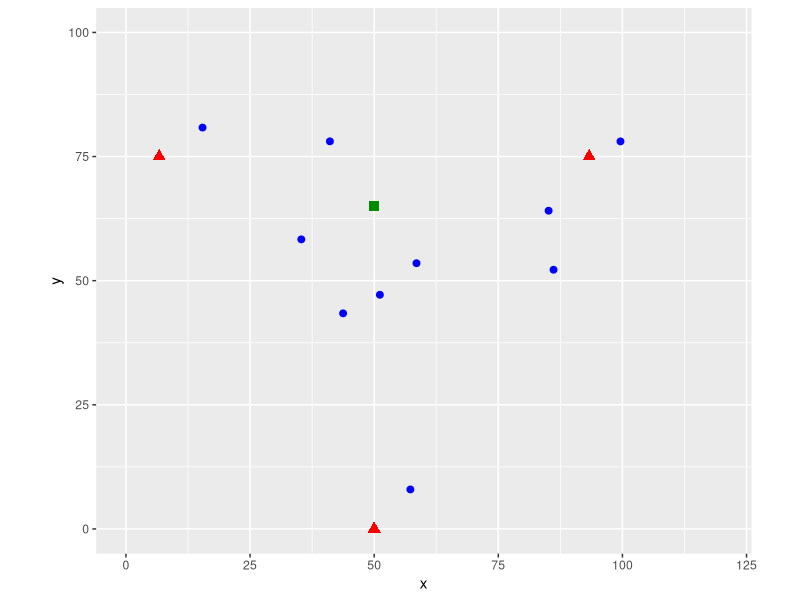
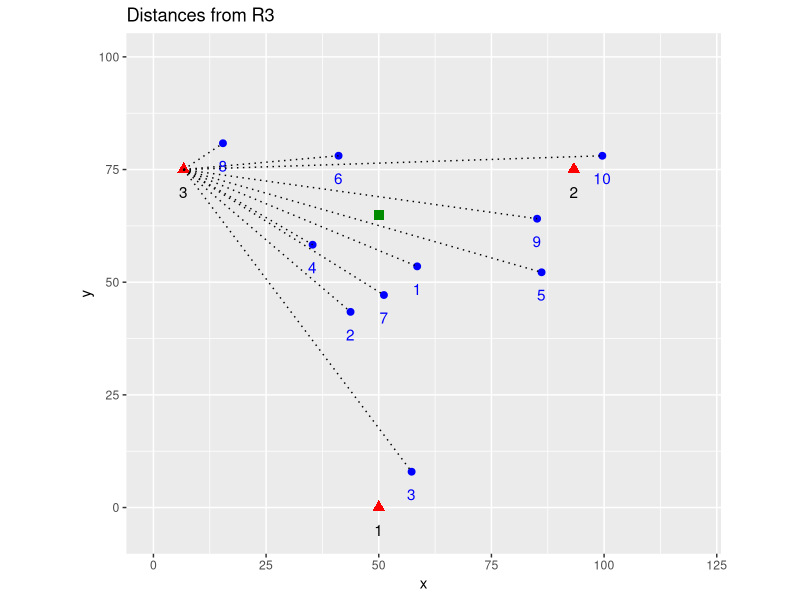
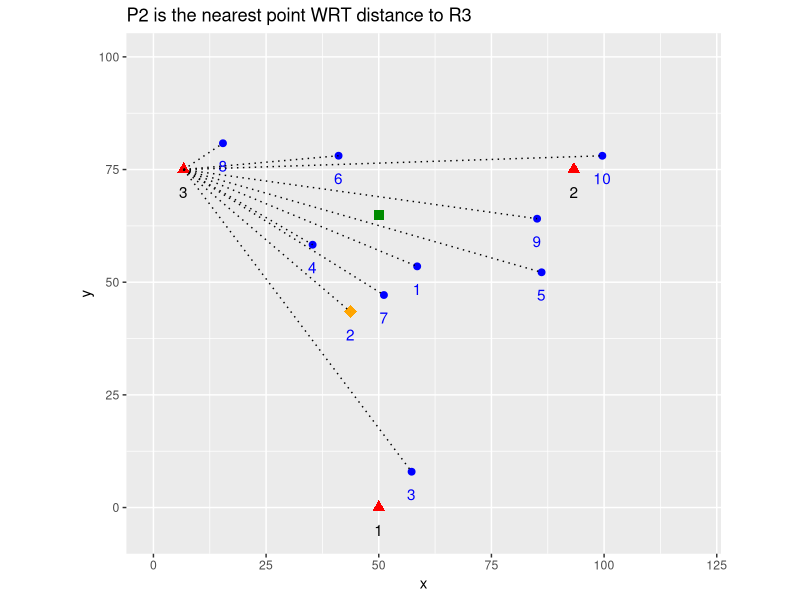
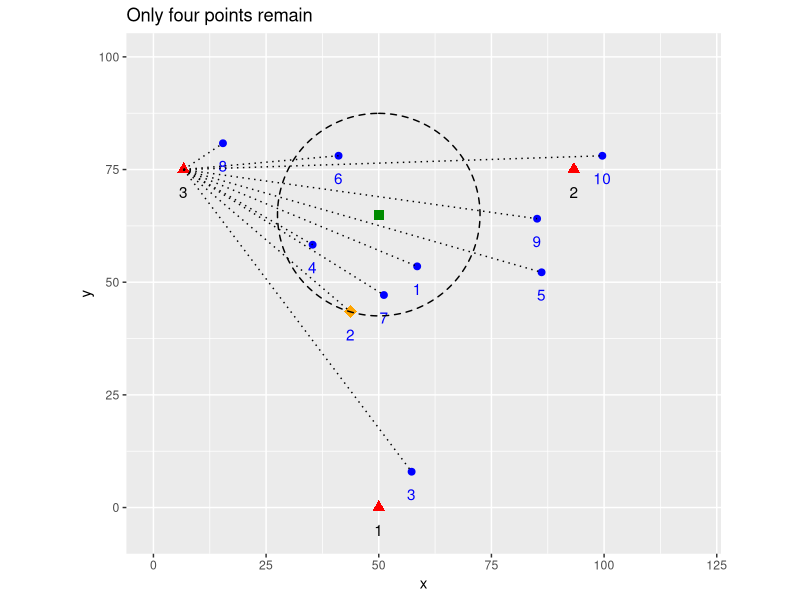
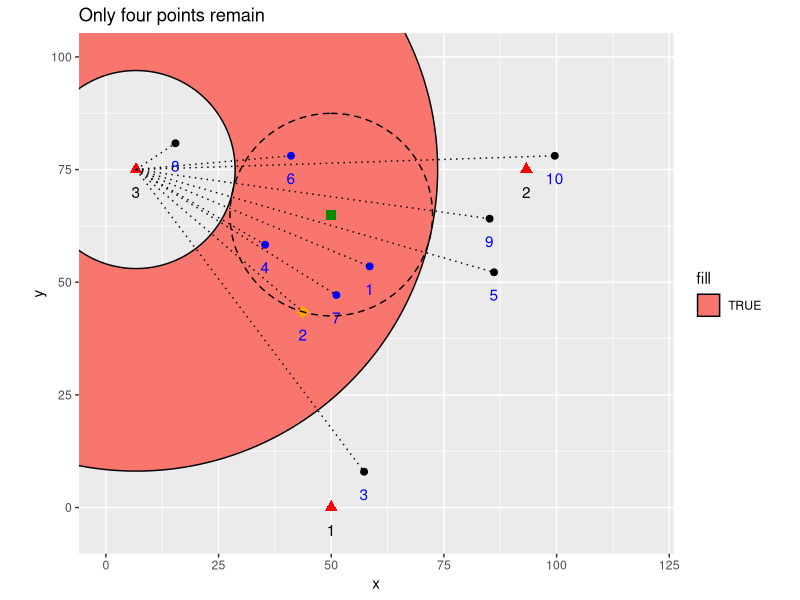
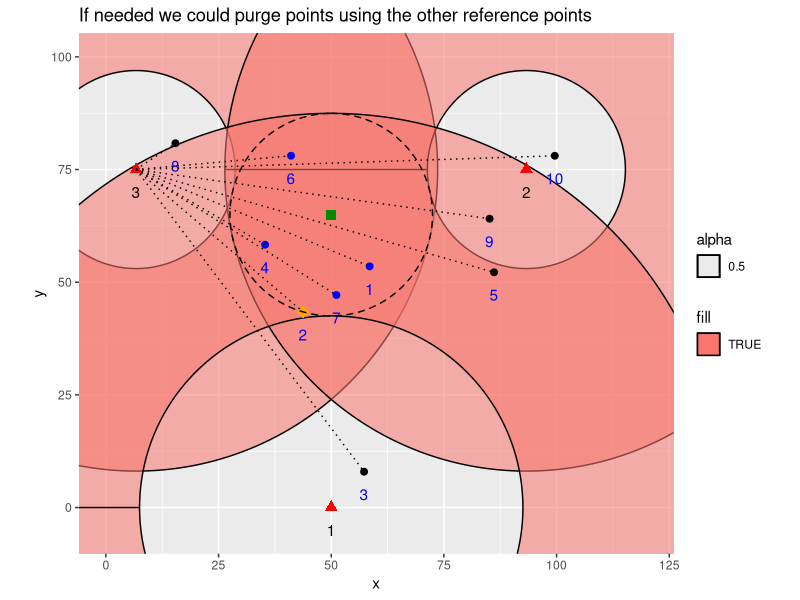
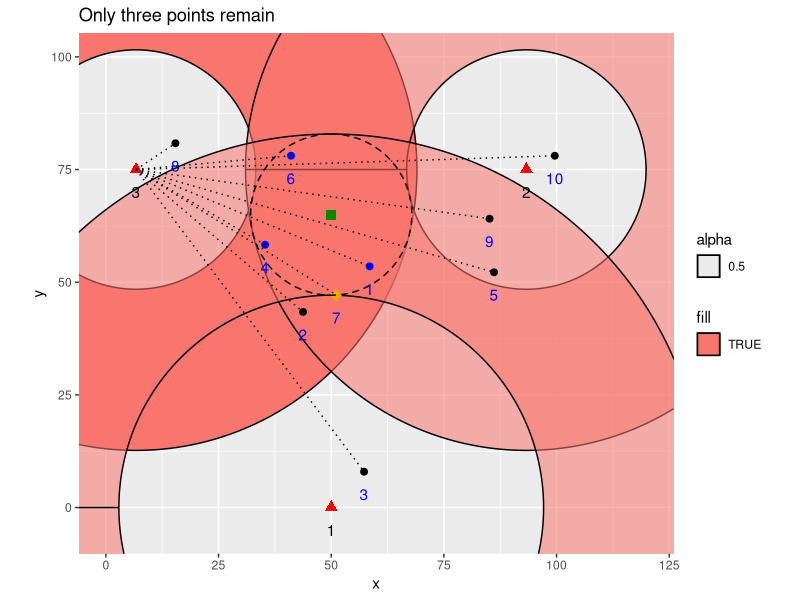
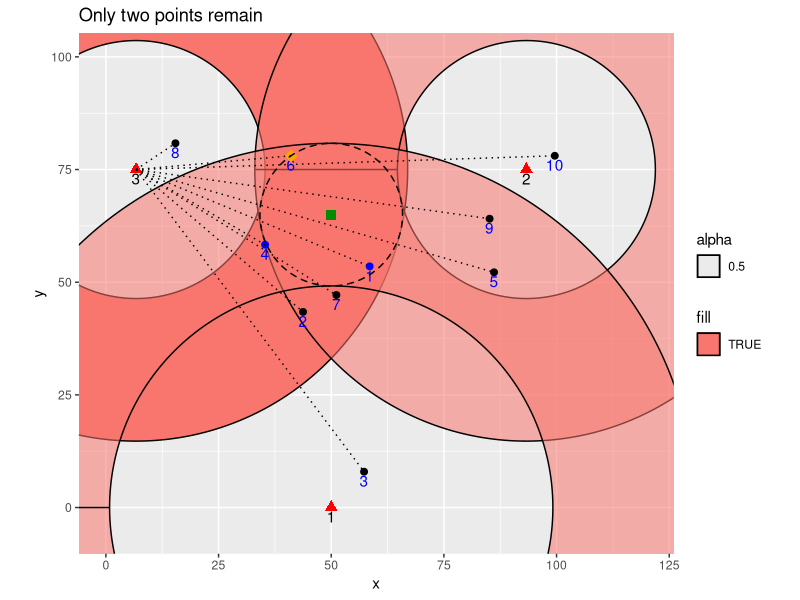

These figures' R source, in order:
library(ggplot2)

setwd("~/repos/TrilaterationIndex")

data <- read.csv('./data/point_sample_10.csv')
data <- data[,-1]
data

refpoints <- read.csv('./data/sample_ref_points.csv')
refpoints <- refpoints[,-1]
names(refpoints) <- c('A', 'x', 'y')
refpoints

querypoint <- data.frame(array(c(50, 65), dim=c(1,2)))
names(querypoint) <- c('x', 'y')
querypoint

ggplot() +
  geom_point(data=data, mapping=aes(x=x, y=y), color="blue", size=2) +
  geom_point(data=refpoints[0:3,], mapping=aes(x=x, y=y), color="red", shape="triangle", size=3) +
  geom_point(data=querypoint, mapping=aes(x=x,y=y), color="green4", shape="square", size=3) +
  coord_fixed(ratio = 1, xlim=c(0,120), ylim=c(0, 100))


ref_lines = data.frame(x=refpoints[3, 'x'], y=refpoints[3,'y'], xend=data[,'x'], yend=data[,'y'])
ref_lines

ggplot() +
  geom_point(data=data, mapping=aes(x=x, y=y), color="blue", size=2) +
  geom_text(data=data, aes(x=x, y=y, label=rownames(data)), nudge_y = -5, color="blue") +
  geom_point(data=refpoints[0:3,], mapping=aes(x=x, y=y), color="red", shape="triangle", size=3) +
  geom_text(data=refpoints[0:3,], aes(x=x, y=y, label=A), nudge_y = -5) +
  geom_point(data=querypoint, mapping=aes(x=x,y=y), color="green4", shape="square", size=3) +
  geom_segment(data=ref_lines, mapping=aes(x=x, y=y, xend=xend, yend=yend), linetype="dotted") +
  coord_fixed(ratio = 1, xlim=c(0,120), ylim=c(-5, 100)) +
  ggtitle("Distances from R3")

r3dist = apply(ref_lines, 1, function(x) sqrt((x[3]-x[1])^2 + (x[4]-x[2])^2))
data$r3dist <- r3dist
data <- data[order(data$r3dist),]
data

r1dist = apply(data, 1, function(x) sqrt((x[1] - refpoints[1,'x'])^2 + (x[2] - refpoints[1, 'y'])^2))
data$r1dist <- r1dist

r2dist = apply(data, 1, function(x) sqrt((x[1] - refpoints[2,'x'])^2 + (x[2] - refpoints[2, 'y'])^2))
data$r2dist <- r2dist

data

qdists = apply(refpoints, 1, function(x) sqrt((querypoint$x - x[2])^2 + (querypoint$y - x[3])^2))
qdists <- data.frame(array(qdists, dim=c(1,3)))
names(qdists) <- c('r1dist', 'r2dist', 'r3dist')
querypoint <- cbind(querypoint, qdists)
querypoint


#---------------------

ggplot() +
  geom_point(data=data, mapping=aes(x=x, y=y), color="blue", size=2) +
  geom_text(data=data, aes(x=x, y=y, label=rownames(data)), nudge_y = -5, color="blue") +
  geom_point(data=refpoints[0:3,], mapping=aes(x=x, y=y), color="red", shape="triangle", size=3) +
  geom_text(data=refpoints[0:3,], aes(x=x, y=y, label=A), nudge_y = -5) +
  geom_point(data=querypoint, mapping=aes(x=x,y=y), color="green4", shape="square", size=3) +
  geom_point(data=data[rownames(data)==2,], aes(x=x, y=y), color="orange", shape="diamond", size=4) +
  geom_segment(data=ref_lines, mapping=aes(x=x, y=y, xend=xend, yend=yend), linetype="dotted") +
  coord_fixed(ratio = 1, xlim=c(0,120), ylim=c(-5, 100)) +
  ggtitle("P2 is the nearest point WRT distance to R3")

data[rownames(data) %in% c(2,4,7), ]

myDist <- function(x, y) {
  # x and y must be 2D points -- (x,y) tuples i.e.: x <- c(1,2) y <- c(3,4)
  d <- sqrt((x[[1]]-y[[1]])^2+(x[[2]]-y[[2]])^2)
  return(d)
}


#------------------------
qp2dist <- myDist(c(querypoint$x, querypoint$y), c(data[rownames(data)==2, 'x'], data[rownames(data)==2, 'y']))
library(ggforce)
ggplot() +
  geom_point(data=data, mapping=aes(x=x, y=y), color="blue", size=2) +
  geom_text(data=data, aes(x=x, y=y, label=rownames(data)), nudge_y = -5, color="blue") +
  geom_point(data=refpoints[0:3,], mapping=aes(x=x, y=y), color="red", shape="triangle", size=3) +
  geom_text(data=refpoints[0:3,], aes(x=x, y=y, label=A), nudge_y = -5) +
  geom_point(data=querypoint, mapping=aes(x=x,y=y), color="green4", shape="square", size=3) +
  geom_point(data=data[rownames(data)==2,], aes(x=x, y=y), color="orange", shape="diamond", size=4) +
#  geom_point(data=data[rownames(data) %in% c(4, 7),], aes(x=x, y=y), color="pink", size=4) +
  geom_circle(aes(x0=x, y0=y, r=qp2dist), data=querypoint, linetype="dashed") +
  geom_segment(data=ref_lines, mapping=aes(x=x, y=y, xend=xend, yend=yend), linetype="dotted") +
  coord_fixed(ratio = 1, xlim=c(0,120), ylim=c(-5, 100)) +
  ggtitle("Only four points remain")


#------------------------

qp2dist <- myDist(c(querypoint$x, querypoint$y), c(data[rownames(data)==2, 'x'], data[rownames(data)==2, 'y']))
library(ggforce)
ggplot() +
  geom_arc_bar(data=refpoints[3,],
               aes(x0=x,y0=y,
                   r0=querypoint$r3dist - qp2dist,
                   r=querypoint$r3dist + qp2dist,
                   start=-pi/2, end=1.5*pi, fill=TRUE)) +
  geom_point(data=data[rownames(data) %in% c(1,7,4,6),], mapping=aes(x=x, y=y), color="blue", size=2) +
  geom_point(data=data[!rownames(data) %in% c(1,7,4,6),], mapping=aes(x=x, y=y), color="black", size=2) +
  geom_text(data=data, aes(x=x, y=y, label=rownames(data)), nudge_y = -5, color="blue") +
  geom_point(data=refpoints[0:3,], mapping=aes(x=x, y=y), color="red", shape="triangle", size=3) +
  geom_text(data=refpoints[0:3,], aes(x=x, y=y, label=A), nudge_y = -5) +
  geom_point(data=querypoint, mapping=aes(x=x,y=y), color="green4", shape="square", size=3) +
  geom_point(data=data[rownames(data)==2,], aes(x=x, y=y), color="orange", shape="diamond", size=4) +
  #  geom_point(data=data[rownames(data) %in% c(4, 7),], aes(x=x, y=y), color="pink", size=4) +
  geom_circle(aes(x0=x, y0=y, r=qp2dist), data=querypoint, linetype="dashed") +
  geom_segment(data=ref_lines, mapping=aes(x=x, y=y, xend=xend, yend=yend), linetype="dotted") +
  coord_fixed(ratio = 1, xlim=c(0,120), ylim=c(-5, 100)) +
  ggtitle("Only four points remain")

#------------------------
qp2dist <- myDist(c(querypoint$x, querypoint$y), c(data[rownames(data)==2, 'x'], data[rownames(data)==2, 'y']))
library(ggforce)
ggplot() +
  geom_arc_bar(data=refpoints[3,],
               aes(x0=x,y0=y,
                   r0=querypoint$r3dist - qp2dist,
                   r=querypoint$r3dist + qp2dist,
                   start=-pi/2, end=1.5*pi, fill=TRUE, alpha=0.5)) +
  geom_arc_bar(data=refpoints[2,],
               aes(x0=x,y0=y,
                   r0=querypoint$r2dist - qp2dist,
                   r=querypoint$r2dist + qp2dist,
                   start=-pi/2, end=1.5*pi, fill=TRUE, alpha=0.5)) +
  geom_arc_bar(data=refpoints[1,],
               aes(x0=x,y0=y,
                   r0=querypoint$r1dist - qp2dist,
                   r=querypoint$r1dist + qp2dist,
                   start=-pi/2, end=1.5*pi, fill=TRUE, alpha=0.5)) +
  geom_point(data=data[rownames(data) %in% c(1,7,4,6),], mapping=aes(x=x, y=y), color="blue", size=2) +
  geom_point(data=data[!rownames(data) %in% c(1,7,4,6),], mapping=aes(x=x, y=y), color="black", size=2) +
  geom_text(data=data, aes(x=x, y=y, label=rownames(data)), nudge_y = -5, color="blue") +
  geom_point(data=refpoints[0:3,], mapping=aes(x=x, y=y), color="red", shape="triangle", size=3) +
  geom_text(data=refpoints[0:3,], aes(x=x, y=y, label=A), nudge_y = -5) +
  geom_point(data=querypoint, mapping=aes(x=x,y=y), color="green4", shape="square", size=3) +
  geom_point(data=data[rownames(data)==2,], aes(x=x, y=y), color="orange", shape="diamond", size=4) +
  #  geom_point(data=data[rownames(data) %in% c(4, 7),], aes(x=x, y=y), color="pink", size=4) +
  geom_circle(aes(x0=x, y0=y, r=qp2dist), data=querypoint, linetype="dashed") +
  geom_segment(data=ref_lines, mapping=aes(x=x, y=y, xend=xend, yend=yend), linetype="dotted") +
  coord_fixed(ratio = 1, xlim=c(0,120), ylim=c(-5, 100)) +
  ggtitle("If needed we could purge points using the other reference points")


#-----------------------

data2 = data[rownames(data) %in% c(1,2,4,7,6),]

# p7 is the next closest point; see that querypoint$r3dist (44.44) is
# closer to data$r3dist for p7 (52.44) than p6 (34.52)

qp7dist <- myDist(c(querypoint$x, querypoint$y), c(data[rownames(data)==7, 'x'], data[rownames(data)==7, 'y']))

ggplot() +
  geom_arc_bar(data=refpoints[3,],
               aes(x0=x,y0=y,
                   r0=querypoint$r3dist - qp7dist,
                   r=querypoint$r3dist + qp7dist,
                   start=-pi/2, end=1.5*pi, fill=TRUE)) +
  geom_arc_bar(data=refpoints[2,],
               aes(x0=x,y0=y,
                   r0=querypoint$r2dist - qp7dist,
                   r=querypoint$r2dist + qp7dist,
                   start=-pi/2, end=1.5*pi, fill=TRUE, alpha=0.5)) +
  geom_arc_bar(data=refpoints[1,],
               aes(x0=x,y0=y,
                   r0=querypoint$r1dist - qp7dist,
                   r=querypoint$r1dist + qp7dist,
                   start=-pi/2, end=1.5*pi, fill=TRUE, alpha=0.5)) +
  geom_point(data=data[rownames(data) %in% c(1,4,6),], mapping=aes(x=x, y=y), color="blue", size=2) +
  geom_point(data=data[!rownames(data) %in% c(1,4,6),], mapping=aes(x=x, y=y), color="black", size=2) +
  geom_text(data=data, aes(x=x, y=y, label=rownames(data)), nudge_y = -5, color="blue") +
  geom_point(data=refpoints[0:3,], mapping=aes(x=x, y=y), color="red", shape="triangle", size=3) +
  geom_text(data=refpoints[0:3,], aes(x=x, y=y, label=A), nudge_y = -5) +
  geom_point(data=querypoint, mapping=aes(x=x,y=y), color="green4", shape="square", size=3) +
  geom_point(data=data[rownames(data)==7,], aes(x=x, y=y), color="orange", shape="diamond", size=4) +
  #  geom_point(data=data[rownames(data) %in% c(4, 7),], aes(x=x, y=y), color="pink", size=4) +
  geom_circle(aes(x0=x, y0=y, r=qp7dist), data=querypoint, linetype="dashed") +
  
  geom_segment(data=ref_lines, mapping=aes(x=x, y=y, xend=xend, yend=yend), linetype="dotted") +
  coord_fixed(ratio = 1, xlim=c(0,120), ylim=c(-5, 100)) +
  ggtitle("Only three points remain")


#-----------------------

# p7 is the next closest point; see that querypoint$r3dist (44.44) is
# closer to data$r3dist for p7 (52.44) than p6 (34.52)

qp6dist <- myDist(c(querypoint$x, querypoint$y), c(data[rownames(data)==6, 'x'], data[rownames(data)==6, 'y']))

ggplot() +
  geom_arc_bar(data=refpoints[3,],
               aes(x0=x,y0=y,
                   r0=querypoint$r3dist - qp6dist,
                   r=querypoint$r3dist + qp6dist,
                   start=-pi/2, end=1.5*pi, fill=TRUE)) +
  geom_arc_bar(data=refpoints[2,],
               aes(x0=x,y0=y,
                   r0=querypoint$r2dist - qp6dist,
                   r=querypoint$r2dist + qp6dist,
                   start=-pi/2, end=1.5*pi, fill=TRUE, alpha=0.5)) +
  geom_arc_bar(data=refpoints[1,],
               aes(x0=x,y0=y,
                   r0=querypoint$r1dist - qp6dist,
                   r=querypoint$r1dist + qp6dist,
                   start=-pi/2, end=1.5*pi, fill=TRUE, alpha=0.5)) +
  geom_point(data=data[rownames(data) %in% c(1,4),], mapping=aes(x=x, y=y), color="blue", size=2) +
  geom_point(data=data[!rownames(data) %in% c(1,4),], mapping=aes(x=x, y=y), color="black", size=2) +
  geom_text(data=data, aes(x=x, y=y, label=rownames(data)), nudge_y = -2, color="blue") +
  geom_point(data=refpoints[0:3,], mapping=aes(x=x, y=y), color="red", shape="triangle", size=3) +
  geom_text(data=refpoints[0:3,], aes(x=x, y=y, label=A), nudge_y = -2) +
  geom_point(data=querypoint, mapping=aes(x=x,y=y), color="green4", shape="square", size=3) +
  geom_point(data=data[rownames(data)==6,], aes(x=x, y=y), color="orange", shape="diamond", size=4) +
  #  geom_point(data=data[rownames(data) %in% c(4, 7),], aes(x=x, y=y), color="pink", size=4) +
  geom_circle(aes(x0=x, y0=y, r=qp6dist), data=querypoint, linetype="dashed") +
  geom_segment(data=ref_lines, mapping=aes(x=x, y=y, xend=xend, yend=yend), linetype="dotted") +
  coord_fixed(ratio = 1, xlim=c(0,120), ylim=c(-5, 100)) +
  ggtitle("Only two points remain")


ggplot() +
  geom_arc_bar(data=refpoints[3,],
               aes(x0=x,y0=y,
                   r0=querypoint$r3dist - qp6dist,
                   r=querypoint$r3dist + qp6dist,
                   start=-pi/2, end=1.5*pi, fill=TRUE)) +
  # geom_arc_bar(data=refpoints[2,],
  #              aes(x0=x,y0=y,
  #                  r0=querypoint$r2dist - qp6dist,
  #                  r=querypoint$r2dist + qp6dist,
  #                  start=-pi/2, end=1.5*pi, fill=TRUE, alpha=0.5)) +
  # geom_arc_bar(data=refpoints[1,],
  #              aes(x0=x,y0=y,
  #                  r0=querypoint$r1dist - qp6dist,
  #                  r=querypoint$r1dist + qp6dist,
  #                  start=-pi/2, end=1.5*pi, fill=TRUE, alpha=0.5)) +
  geom_point(data=data[rownames(data) %in% c(1,4),], mapping=aes(x=x, y=y), color="blue", size=2) +
  geom_point(data=data[!rownames(data) %in% c(1,4),], mapping=aes(x=x, y=y), color="black", size=2) +
  geom_text(data=data, aes(x=x, y=y, label=rownames(data)), nudge_y = -2, color="blue") +
  geom_point(data=refpoints[0:3,], mapping=aes(x=x, y=y), color="red", shape="triangle", size=3) +
  geom_text(data=refpoints[0:3,], aes(x=x, y=y, label=A), nudge_y = -2) +
  geom_point(data=querypoint, mapping=aes(x=x,y=y), color="green4", shape="square", size=3) +
  geom_point(data=data[rownames(data)==6,], aes(x=x, y=y), color="orange", shape="diamond", size=4) +
  #  geom_point(data=data[rownames(data) %in% c(4, 7),], aes(x=x, y=y), color="pink", size=4) +
  geom_circle(aes(x0=x, y0=y, r=qp6dist), data=querypoint, linetype="dashed") +
  
  geom_segment(data=ref_lines, mapping=aes(x=x, y=y, xend=xend, yend=yend), linetype="dotted") +
  coord_fixed(ratio = 1,
              xlim=c(querypoint$x - qp2dist, querypoint$x + qp2dist),
              ylim=c(querypoint$y - qp2dist, querypoint$y + qp2dist)) +
  ggtitle("Zoom - Only two points remain")


qp4dist <- myDist(c(querypoint$x, querypoint$y), c(data[rownames(data)==4, 'x'], data[rownames(data)==4, 'y']))
qp1dist <- myDist(c(querypoint$x, querypoint$y), c(data[rownames(data)==1, 'x'], data[rownames(data)==1, 'y']))
qp1dist
